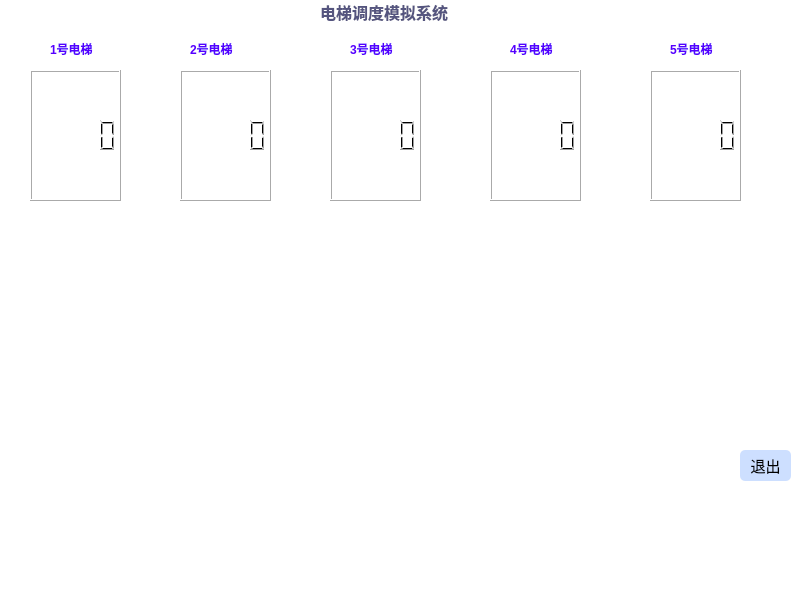
<?xml version="1.0" encoding="UTF-8"?>
<ui version="4.0">
 <class>MainWindow</class>
 <widget class="QMainWindow" name="MainWindow">
  <property name="geometry">
   <rect>
    <x>0</x>
    <y>0</y>
    <width>800</width>
    <height>600</height>
   </rect>
  </property>
  <property name="windowTitle">
   <string>MainWindow</string>
  </property>
  <property name="styleSheet">
   <string notr="true">background:rgb(255, 255, 255)</string>
  </property>
  <widget class="QWidget" name="centralwidget">
   <widget class="QLabel" name="label_maintitle">
    <property name="geometry">
     <rect>
      <x>320</x>
      <y>0</y>
      <width>181</width>
      <height>21</height>
     </rect>
    </property>
    <property name="font">
     <font>
      <family>Arial</family>
      <pointsize>12</pointsize>
     </font>
    </property>
    <property name="text">
     <string>&lt;html&gt;&lt;head/&gt;&lt;body&gt;&lt;p&gt;&lt;span style=&quot; font-weight:600; color:#55557f;&quot;&gt;电梯调度模拟系统&lt;/span&gt;&lt;/p&gt;&lt;/body&gt;&lt;/html&gt;</string>
    </property>
   </widget>
   <widget class="QPushButton" name="pushButton_exit">
    <property name="geometry">
     <rect>
      <x>740</x>
      <y>450</y>
      <width>51</width>
      <height>31</height>
     </rect>
    </property>
    <property name="styleSheet">
     <string notr="true">QPushButton{
	border-radius:5px;
    color:black;
	font-size:15px;
	background:rgb(205, 223, 255)
}</string>
    </property>
    <property name="text">
     <string>退出</string>
    </property>
   </widget>
   <widget class="QLCDNumber" name="lcdNumber_ele1">
    <property name="geometry">
     <rect>
      <x>30</x>
      <y>70</y>
      <width>91</width>
      <height>131</height>
     </rect>
    </property>
   </widget>
   <widget class="QLCDNumber" name="lcdNumber_ele2">
    <property name="geometry">
     <rect>
      <x>180</x>
      <y>70</y>
      <width>91</width>
      <height>131</height>
     </rect>
    </property>
   </widget>
   <widget class="QLCDNumber" name="lcdNumber_ele3">
    <property name="geometry">
     <rect>
      <x>330</x>
      <y>70</y>
      <width>91</width>
      <height>131</height>
     </rect>
    </property>
   </widget>
   <widget class="QLCDNumber" name="lcdNumber_ele4">
    <property name="geometry">
     <rect>
      <x>490</x>
      <y>70</y>
      <width>91</width>
      <height>131</height>
     </rect>
    </property>
   </widget>
   <widget class="QLCDNumber" name="lcdNumber_ele5">
    <property name="geometry">
     <rect>
      <x>650</x>
      <y>70</y>
      <width>91</width>
      <height>131</height>
     </rect>
    </property>
   </widget>
   <widget class="QLabel" name="label_ele1">
    <property name="geometry">
     <rect>
      <x>50</x>
      <y>40</y>
      <width>72</width>
      <height>15</height>
     </rect>
    </property>
    <property name="text">
     <string>&lt;html&gt;&lt;head/&gt;&lt;body&gt;&lt;p&gt;&lt;span style=&quot; font-weight:600; color:#5500ff;&quot;&gt;1号电梯&lt;/span&gt;&lt;/p&gt;&lt;/body&gt;&lt;/html&gt;</string>
    </property>
   </widget>
   <widget class="QLabel" name="label_ele2">
    <property name="geometry">
     <rect>
      <x>190</x>
      <y>40</y>
      <width>72</width>
      <height>15</height>
     </rect>
    </property>
    <property name="text">
     <string>&lt;html&gt;&lt;head/&gt;&lt;body&gt;&lt;p&gt;&lt;span style=&quot; font-weight:600; color:#5500ff;&quot;&gt;2号电梯&lt;/span&gt;&lt;/p&gt;&lt;/body&gt;&lt;/html&gt;</string>
    </property>
   </widget>
   <widget class="QLabel" name="label_ele3">
    <property name="geometry">
     <rect>
      <x>350</x>
      <y>40</y>
      <width>72</width>
      <height>15</height>
     </rect>
    </property>
    <property name="text">
     <string>&lt;html&gt;&lt;head/&gt;&lt;body&gt;&lt;p&gt;&lt;span style=&quot; font-weight:600; color:#5500ff;&quot;&gt;3号电梯&lt;/span&gt;&lt;/p&gt;&lt;/body&gt;&lt;/html&gt;</string>
    </property>
   </widget>
   <widget class="QLabel" name="label_ele5">
    <property name="geometry">
     <rect>
      <x>670</x>
      <y>40</y>
      <width>72</width>
      <height>15</height>
     </rect>
    </property>
    <property name="text">
     <string>&lt;html&gt;&lt;head/&gt;&lt;body&gt;&lt;p&gt;&lt;span style=&quot; font-weight:600; color:#5500ff;&quot;&gt;5号电梯&lt;/span&gt;&lt;/p&gt;&lt;/body&gt;&lt;/html&gt;</string>
    </property>
   </widget>
   <widget class="QLabel" name="label_ele4">
    <property name="geometry">
     <rect>
      <x>510</x>
      <y>40</y>
      <width>72</width>
      <height>15</height>
     </rect>
    </property>
    <property name="text">
     <string>&lt;html&gt;&lt;head/&gt;&lt;body&gt;&lt;p&gt;&lt;span style=&quot; font-weight:600; color:#5500ff;&quot;&gt;4号电梯&lt;/span&gt;&lt;/p&gt;&lt;/body&gt;&lt;/html&gt;</string>
    </property>
   </widget>
  </widget>
  <widget class="QMenuBar" name="menubar">
   <property name="geometry">
    <rect>
     <x>0</x>
     <y>0</y>
     <width>800</width>
     <height>26</height>
    </rect>
   </property>
  </widget>
  <widget class="QStatusBar" name="statusbar"/>
 </widget>
 <resources/>
 <connections/>
</ui>
